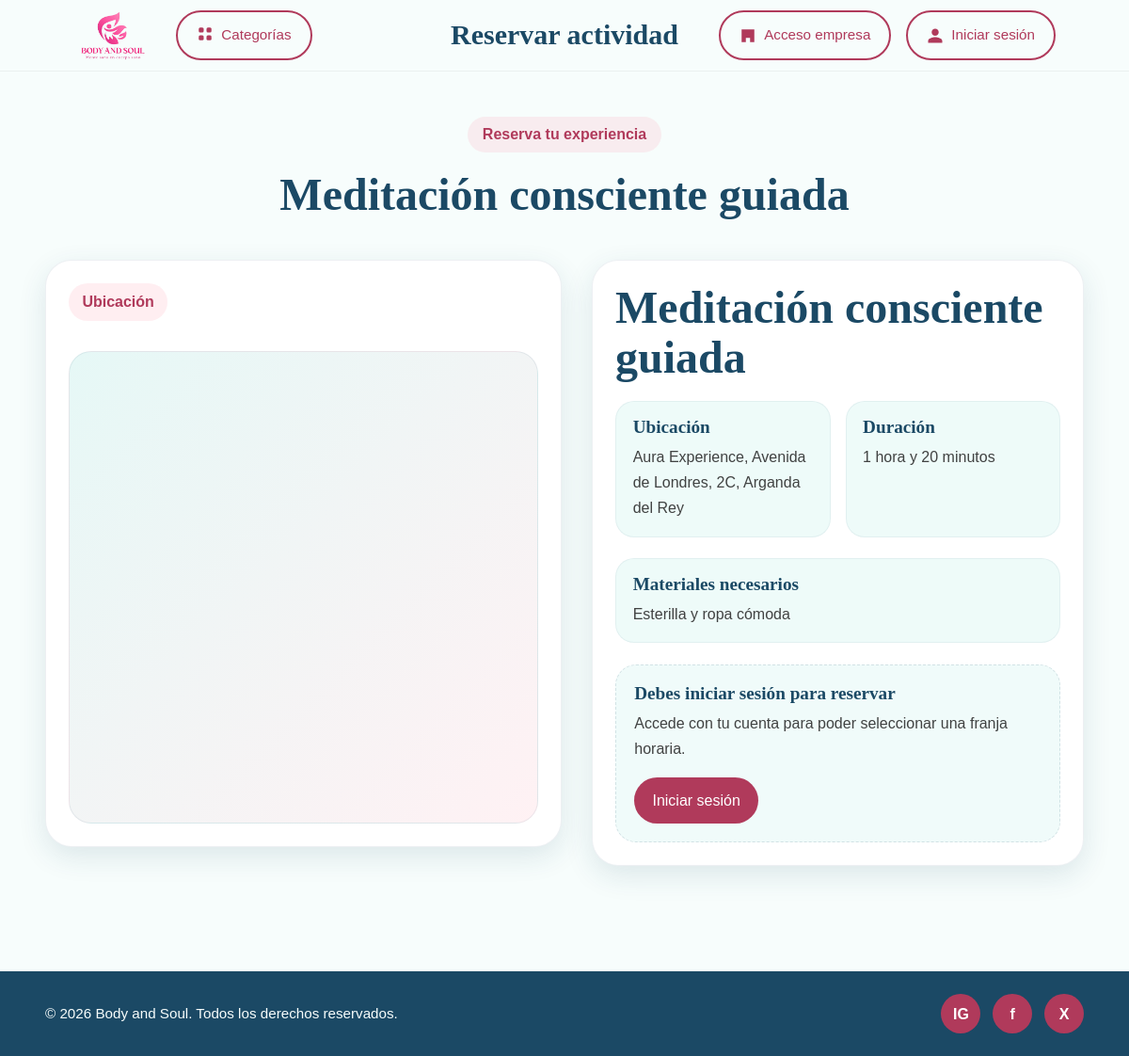
Page /publico/reserva.php?idact=82 on the committed database.
### tables this page shows
CREATE TABLE `servicio` (
  `id_servicio` int(11) NOT NULL,
  `id_empresa` int(11) NOT NULL,
  `nombre_servicio` varchar(150) NOT NULL,
  `descripcion` text DEFAULT NULL,
  `lugar` varchar(150) DEFAULT NULL,
  `id_categoria` int(11) NOT NULL,
  `precio` decimal(10,2) NOT NULL DEFAULT 0.00,
  `duracion` varchar(50) DEFAULT NULL,
  `materiales` text DEFAULT NULL,
  `estado` enum('activo','cancelado') NOT NULL DEFAULT 'activo'
);

### bd/bdact.php (called while the page is built, shortened)
<?php
class bdact{
public $pdo = "";
public function __construct($host,$port,$db,$user,$pass) {
    $this->pdo = new PDO("mysql:host=".$host.";port=".$port.";dbname=".$db.";charset=utf8", $user, $pass);
    }
public function obtenerActividadPorId($idServicio){
    $sentencia = "SELECT * FROM servicio WHERE id_servicio = :id_servicio AND estado = 'activo'";
    $ejecucion = $this->pdo->prepare($sentencia);
    $ejecucion->execute([
        ":id_servicio" => $idServicio
    ]);
    $fila = $ejecucion->fetch(PDO::FETCH_ASSOC);
    return $fila;
}
}
?>

### publico/reserva.php (the view, shortened to what this page needs)
<?php
$titulo = "<h1>Reservar actividad</h1>";
require_once("head.php");
require_once("../bd/bdact.php");
$bdact = new bdact("localhost", 3306, "plataforma_servicios1", "root", "");
$idServicio = (int) $_GET["idact"];
$actividad = $bdact->obtenerActividadPorId($idServicio);
?>
<main class="booking-page">
  <section class="booking-section">
    <div class="container">
      <div class="booking-title-block">
        <span class="section-tag">Reserva tu experiencia</span>
        <h2><?= htmlentities($actividad["nombre_servicio"]) ?></h2>
      </div>
      <div class="booking-layout">
        <article class="booking-map-card">
          <div class="booking-card-header">
            <span class="section-tag">Ubicación</span>
          </div>
          <div class="map-wrapper">
            <iframe
              src="https://www.google.com/maps?q=<?= urlencode($actividad["lugar"]) ?>&output=embed"
              title="Mapa de ubicación de la actividad"
              loading="lazy"
>
            </iframe>
          </div>
        </article>
        <article class="booking-form-card">
          <div class="booking-info-header">
            <h3><?= htmlentities($actividad["nombre_servicio"]) ?></h3>
          </div>
          <div class="booking-info-content">
            <div class="info-grid">
              <div class="info-item">
                <h4>Ubicación</h4>
                <p><?= htmlentities($actividad["lugar"]) ?></p>
              </div>
              <div class="info-item">
                <h4>Duración</h4>
                <p><?= !empty($actividad["duracion"]) ? htmlentities($actividad["duracion"]) : 'No especificada' ?></p>
              </div>
            </div>
            <div class="info-box">
              <h4>Materiales necesarios</h4>
              <p><?= !empty($actividad["materiales"]) ? htmlentities($actividad["materiales"]) : 'No especificados' ?></p>
            </div>
            <?php if (!isset($_SESSION["usuario"])): ?>
              <div class="booking-empty-state">
                <h4>Debes iniciar sesión para reservar</h4>
                <p>Accede con tu cuenta para poder seleccionar una franja horaria.</p>
                <a href="login.php" class="btn btn-primary" style="margin-top: 1rem;">Iniciar sesión</a>
              </div>
            <?php endif; ?>
          </div>
        </article>
      </div>
    </div>
  </section>
</main>
<?php require_once("footer.php"); ?>
</body>
</html>

### css/styles.css (style rules this page uses)
:root { --mint: #147a72; --navy: #1B4965; --pink: #b03a5b; --light: #F7FDFC; --dark: #2E2E2E; --white: #ffffff; --font-title: "Sansita Swashed", serif; --font-text: "Overpass", sans-serif; --radius-sm: 10px; --radius-md: 18px; --radius-lg: 28px; --shadow-soft: 0 10px 30px rgba(27, 73, 101, 0.12); --transition: all 0.3s ease; }
* { margin: 0; padding: 0; box-sizing: border-box; }
html { scroll-behavior: smooth; }
body { font-family: var(--font-text); color: var(--dark); background-color: var(--light); line-height: 1.6; }
a { text-decoration: none; color: inherit; }
.container { width: min(1200px, 92%); margin: 0 auto; }
h1, h2, h3, h4 { font-family: var(--font-title); color: var(--navy); line-height: 1.15; }
.section-tag { display: inline-block; background-color: rgba(255, 143, 163, 0.15); color: var(--pink); font-weight: 700; padding: 0.45rem 0.9rem; border-radius: 999px; margin-bottom: 1rem; }
.btn { display: inline-flex; align-items: center; justify-content: center; gap: 0.5rem; border: none; cursor: pointer; padding: 0.75rem 1.2rem; border-radius: 999px; font-weight: 500; transition: var(--transition); text-align: center; }
.btn-primary { background-color: var(--pink); color: var(--white); }
.header-title h1 { font-family: var(--font-title); font-size: 30px; color: var(--navy); }

### css/public-styles/actividad.css (style rules this page uses)
.info-block p, .info-item p { color: rgba(46, 46, 46, 0.9); line-height: 1.7; }
.info-grid { display: grid; grid-template-columns: 1fr 1fr; gap: 1rem; }
.info-item { background: rgba(46, 196, 182, 0.08); border-radius: 20px; padding: 1rem 1.1rem; border: 1px solid rgba(27, 73, 101, 0.06); }

### css/public-styles/reserva.css (style rules this page uses)
.booking-page { padding: 2rem 0 0; }
.booking-section { padding: 1rem 0 3rem; }
.booking-title-block { text-align: center; margin-bottom: 2.5rem; }
.booking-title-block .section-tag { display: inline-block; margin-bottom: 1rem; padding: 0.4rem 1rem; }
.booking-title-block h2 { font-size: clamp(2rem, 4vw, 3rem); color: var(--navy); max-width: 700px; margin: 0 auto; line-height: 1.2; }
.booking-layout { display: grid; grid-template-columns: 1.05fr 1fr; gap: 2rem; align-items: start; }
.booking-map-card, .booking-form-card { background: var(--white); border-radius: 28px; box-shadow: var(--shadow-soft); border: 1px solid rgba(27, 73, 101, 0.08); padding: 1.5rem; }
.booking-card-header { margin-bottom: 1rem; }
.map-wrapper { width: 100%; min-height: 500px; border-radius: 24px; overflow: hidden; background: linear-gradient( 135deg, rgba(46, 196, 182, 0.12), rgba(255, 143, 163, 0.12) ); border: 1px solid rgba(27, 73, 101, 0.08); }
.map-wrapper iframe { width: 100%; height: 500px; border: 0; display: block; }
.booking-info-header { margin-bottom: 1.2rem; }
.booking-info-header h3 { font-size: clamp(2rem, 4vw, 3rem); color: var(--navy); line-height: 1.1; }
.booking-info-content { display: flex; flex-direction: column; gap: 1.4rem; }
.info-grid { display: grid; grid-template-columns: 1fr 1fr; gap: 1rem; }
.info-item, .info-box { background: rgba(46, 196, 182, 0.08); border-radius: 20px; padding: 1rem 1.1rem; border: 1px solid rgba(27, 73, 101, 0.06); }
.info-item h4, .info-box h4, .time-slots-block h4, .booking-empty-state h4, .available-dates-block h4 { font-size: 1.2rem; color: var(--navy); margin-bottom: 0.45rem; font-family: var(--font-title); }
.info-item p, .info-box p, .booking-empty-state p { color: rgba(46, 46, 46, 0.9); line-height: 1.7; margin: 0; }
.booking-empty-state { background: rgba(46, 196, 182, 0.07); border: 1px dashed rgba(27, 73, 101, 0.14); border-radius: 22px; padding: 1.2rem; }

### rows in the picture
servicio: nombre_servicio "Meditación consciente guiada", lugar "Aura Experience, Avenida de Londres, 2C, Arganda del Rey", duracion "1 hora y 20 minutos", materiales "Esterilla y ropa cómoda"
